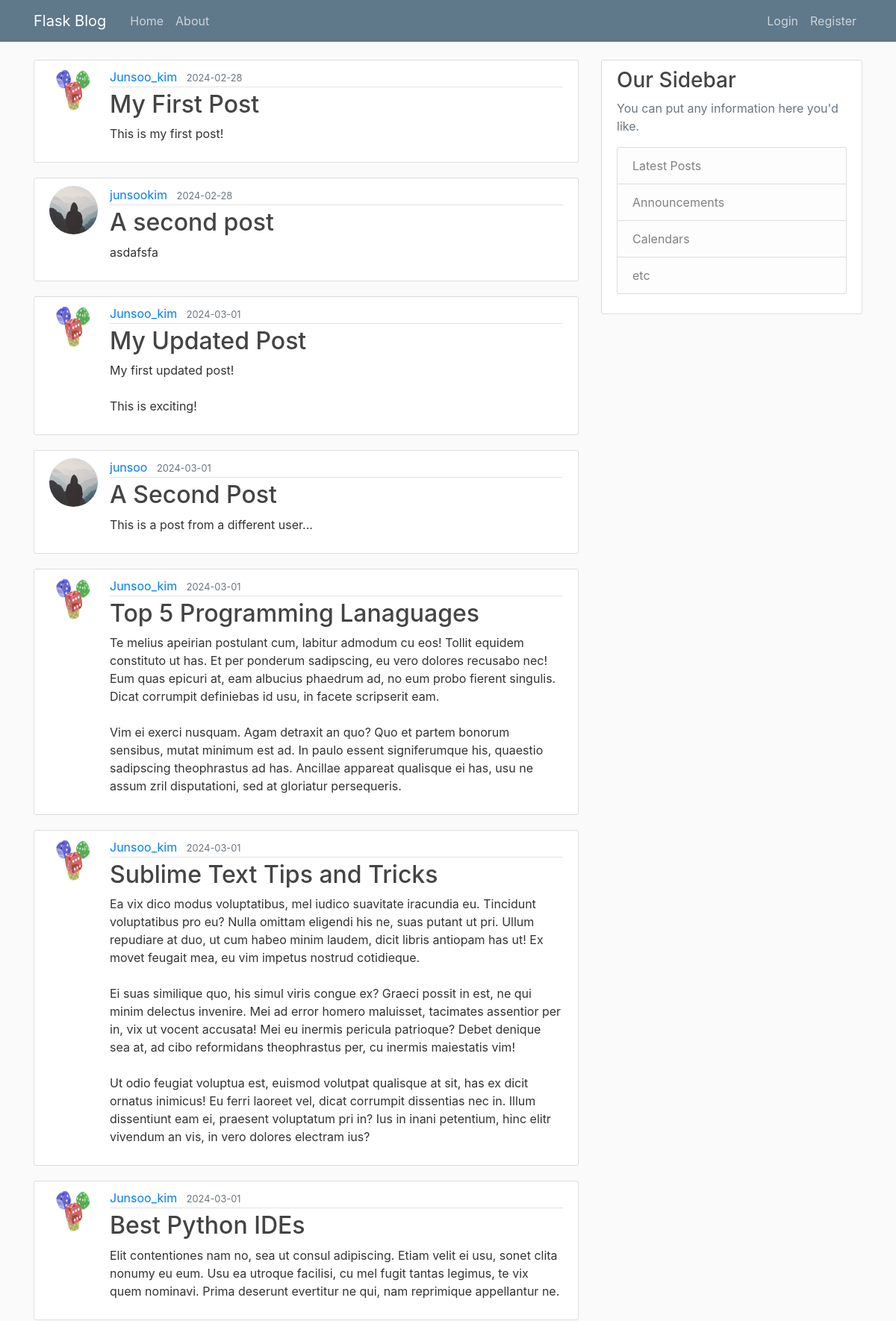
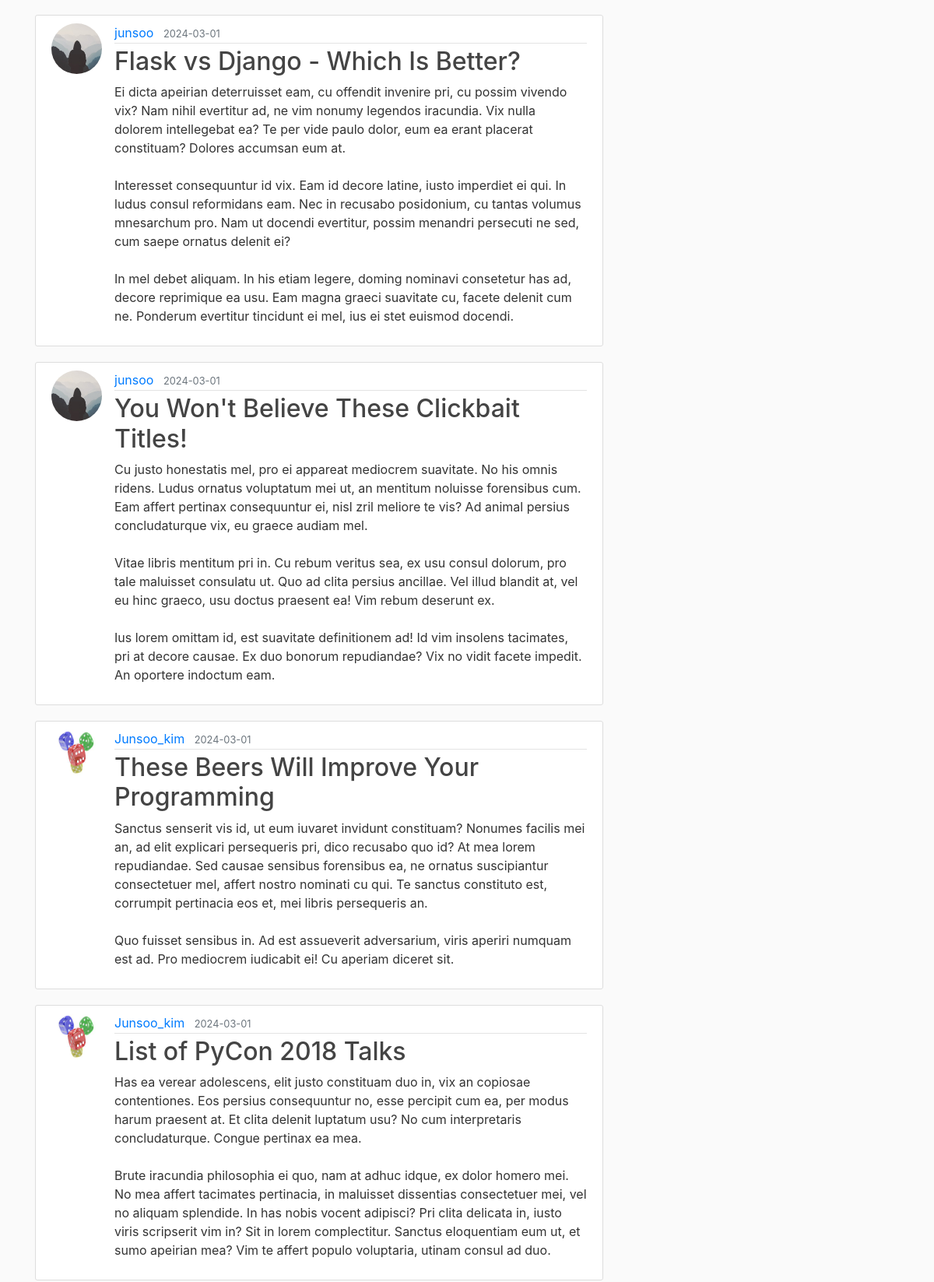
The page /home (upper part) on the database its author committed (2 pictures, top to bottom).
### flaskblog/models.py (models this page shows, shortened)
class Post(db.Model):
  id = db.Column(db.Integer, primary_key=True)
  title = db.Column(db.String(100), nullable=False)
  date_posted = db.Column(db.DateTime, nullable=False, default=datetime.utcnow)
  content = db.Column(db.Text, nullable=False)
  user_id = db.Column(db.Integer, db.ForeignKey('user.id'), nullable=False)

class User(db.Model, UserMixin):
  id = db.Column(db.Integer, primary_key=True)
  username = db.Column(db.String(20), unique=True, nullable=False)
  email = db.Column(db.String(120), unique=True, nullable=False)
  image_file = db.Column(db.String(20), nullable=False, default='default.jpg')
  password = db.Column(db.String(60), nullable=False)
  posts = db.relationship('Post', backref='author', lazy=True)

### flaskblog/routes.py (the view)
@app.route("/")
@app.route("/home")
def home():
  posts = Post.query.all()
  return render_template('home.html', posts=posts)

### flaskblog/templates/home.html
{% extends "layout.html" %}"}
{% block content %}
  {% for post in posts %}
    <article class="media content-section">
      <img class="rounded-circle article-img" src="{{ url_for('static', filename='profile_pics/' + post.author.image_file) }}">
      <div class="media-body">
        <div class="article-metadata">
          <a class="mr-2" href="#">{{ post.author.username }}</a>
          <small class="text-muted">{{ post.date_posted.strftime('%Y-%m-%d') }}</small>
        </div>
        <h2><a class="article-title" href="{{ url_for('post', post_id=post.id) }}">{{ post.title }}</a></h2>
        <p class="article-content">{{ post.content }}</p>
      </div>
    </article>
  {% endfor %}
{% endblock content %}

### flaskblog/static/main.css (style rules this page uses)
body { background: #fafafa; color: #333333; margin-top: 5rem; }
h1, h2, h3, h4, h5, h6 { color: #444444; }
.content-section { background: #ffffff; padding: 10px 20px; border: 1px solid #dddddd; border-radius: 3px; margin-bottom: 20px; }
.article-title { color: #444444; }
.article-content { white-space: pre-line; }
.article-img { height: 65px; width: 65px; margin-right: 16px; }
.article-metadata { padding-bottom: 1px; margin-bottom: 4px; border-bottom: 1px solid #e3e3e3 }

### rows shown on the page
Post: image_file (picture), author.username "Junsoo_kim", date_posted "2024-02-28", title "My First Post", content "This is my first post!"
Post: image_file (placeholder picture), author.username "junsookim", date_posted "2024-02-28", title "A second post", content "asdafsfa"
Post: image_file (picture), author.username "Junsoo_kim", date_posted "2024-03-01", title "My Updated Post", content "My first updated post! This is exciting!"
Post: image_file (placeholder picture), author.username "junsoo", date_posted "2024-03-01", title "A Second Post", content "This is a post from a different user..."
Post: image_file (picture), author.username "Junsoo_kim", date_posted "2024-03-01", title "Top 5 Programming Lanaguages", content "Te melius apeirian postulant cum, labitur admodum cu eos! Tollit equidem constituto ut has. Et per ponderum sadipscing, eu vero dolores recusabo nec! Eum quas epicuri at, eam albucius phaedrum ad, no eum probo fierent singulis. Dicat corrumpit definiebas id usu, in facete scripserit eam. Vim ei exerci nusquam. Agam detraxit an quo? Quo et partem bonorum sensibus, mutat minimum est ad. In paulo essent signiferumque his, quaestio sadipscing theophrastus ad has. Ancillae appareat qualisque ei has, usu ne assum zril disputationi, sed at gloriatur persequeris."
Post: image_file (picture), author.username "Junsoo_kim", date_posted "2024-03-01", title "Sublime Text Tips and Tricks", content "Ea vix dico modus voluptatibus, mel iudico suavitate iracundia eu. Tincidunt voluptatibus pro eu? Nulla omittam eligendi his ne, suas putant ut pri. Ullum repudiare at duo, ut cum habeo minim laudem, dicit libris antiopam has ut! Ex movet feugait mea, eu vim impetus nostrud cotidieque. Ei suas similique quo, his simul viris congue ex? Graeci possit in est, ne qui minim delectus invenire. Mei ad error homero maluisset, tacimates assentior per in, vix ut vocent accusata! Mei eu inermis pericula patrioque? Debet denique sea at, ad cibo reformidans theophrastus per, cu inermis maiestatis vim! Ut odio feugiat voluptua est, euismod volutpat qualisque at sit, has ex dicit ornatus inimicus! Eu…"
Post: image_file (picture), author.username "Junsoo_kim", date_posted "2024-03-01", title "Best Python IDEs", content "Elit contentiones nam no, sea ut consul adipiscing. Etiam velit ei usu, sonet clita nonumy eu eum. Usu ea utroque facilisi, cu mel fugit tantas legimus, te vix quem nominavi. Prima deserunt evertitur ne qui, nam reprimique appellantur ne."
Post: image_file (placeholder picture), author.username "junsoo", date_posted "2024-03-01", title "Flask vs Django - Which Is Better?", content "Ei dicta apeirian deterruisset eam, cu offendit invenire pri, cu possim vivendo vix? Nam nihil evertitur ad, ne vim nonumy legendos iracundia. Vix nulla dolorem intellegebat ea? Te per vide paulo dolor, eum ea erant placerat constituam? Dolores accumsan eum at. Interesset consequuntur id vix. Eam id decore latine, iusto imperdiet ei qui. In ludus consul reformidans eam. Nec in recusabo posidonium, cu tantas volumus mnesarchum pro. Nam ut docendi evertitur, possim menandri persecuti ne sed, cum saepe ornatus delenit ei? In mel debet aliquam. In his etiam legere, doming nominavi consetetur has ad, decore reprimique ea usu. Eam magna graeci suavitate cu, facete delenit cum ne. Ponderum…"
Post: image_file (placeholder picture), author.username "junsoo", date_posted "2024-03-01", title "You Won't Believe These Clickbait Titles!", content "Cu justo honestatis mel, pro ei appareat mediocrem suavitate. No his omnis ridens. Ludus ornatus voluptatum mei ut, an mentitum noluisse forensibus cum. Eam affert pertinax consequuntur ei, nisl zril meliore te vis? Ad animal persius concludaturque vix, eu graece audiam mel. Vitae libris mentitum pri in. Cu rebum veritus sea, ex usu consul dolorum, pro tale maluisset consulatu ut. Quo ad clita persius ancillae. Vel illud blandit at, vel eu hinc graeco, usu doctus praesent ea! Vim rebum deserunt ex. Ius lorem omittam id, est suavitate definitionem ad! Id vim insolens tacimates, pri at decore causae. Ex duo bonorum repudiandae? Vix no vidit facete impedit. An oportere indoctum eam."
Post: image_file (picture), author.username "Junsoo_kim", date_posted "2024-03-01", title "These Beers Will Improve Your Programming", content "Sanctus senserit vis id, ut eum iuvaret invidunt constituam? Nonumes facilis mei an, ad elit explicari persequeris pri, dico recusabo quo id? At mea lorem repudiandae. Sed causae sensibus forensibus ea, ne ornatus suscipiantur consectetuer mel, affert nostro nominati cu qui. Te sanctus constituto est, corrumpit pertinacia eos et, mei libris persequeris an. Quo fuisset sensibus in. Ad est assueverit adversarium, viris aperiri numquam est ad. Pro mediocrem iudicabit ei! Cu aperiam diceret sit."
Post: image_file (picture), author.username "Junsoo_kim", date_posted "2024-03-01", title "List of PyCon 2018 Talks", content "Has ea verear adolescens, elit justo constituam duo in, vix an copiosae contentiones. Eos persius consequuntur no, esse percipit cum ea, per modus harum praesent at. Et clita delenit luptatum usu? No cum interpretaris concludaturque. Congue pertinax ea mea. Brute iracundia philosophia ei quo, nam at adhuc idque, ex dolor homero mei. No mea affert tacimates pertinacia, in maluisset dissentias consectetuer mei, vel no aliquam splendide. In has nobis vocent adipisci? Pri clita delicata in, iusto viris scripserit vim in? Sit in lorem complectitur. Sanctus eloquentiam eum ut, et sumo apeirian mea? Vim te affert populo voluptaria, utinam consul ad duo."
